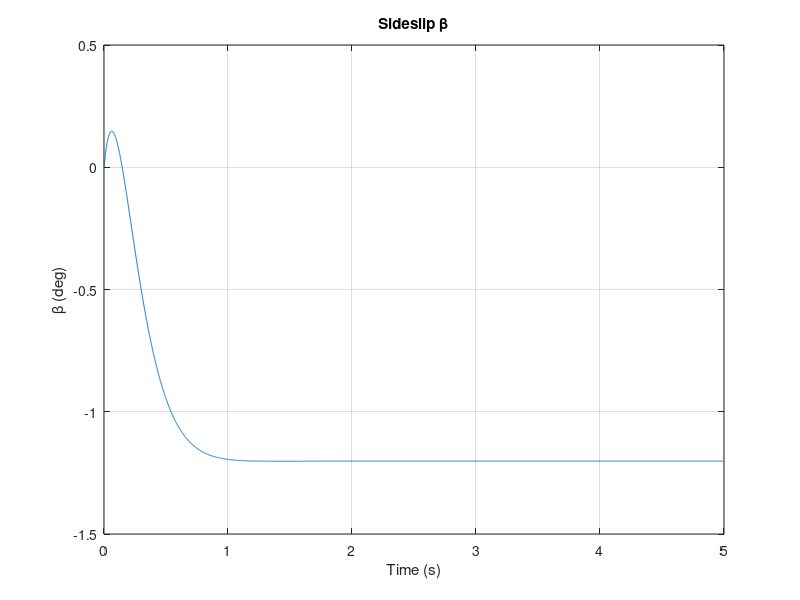
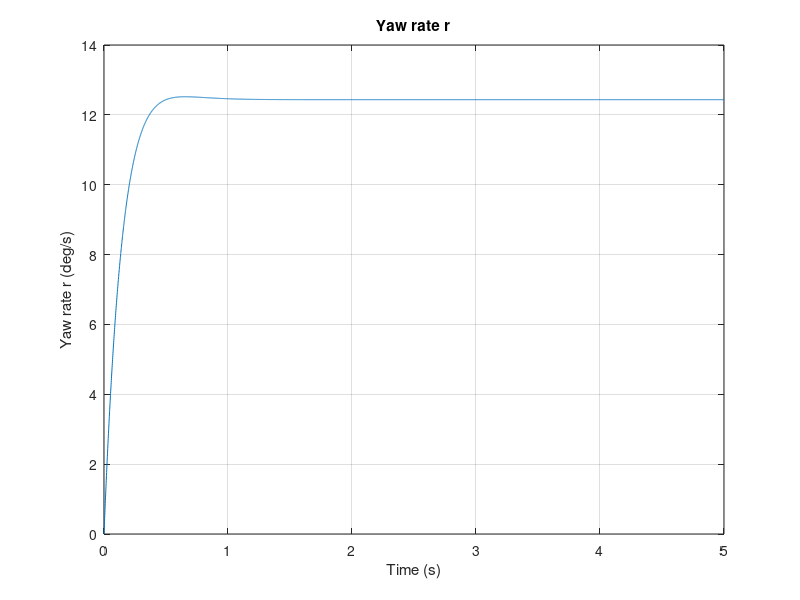
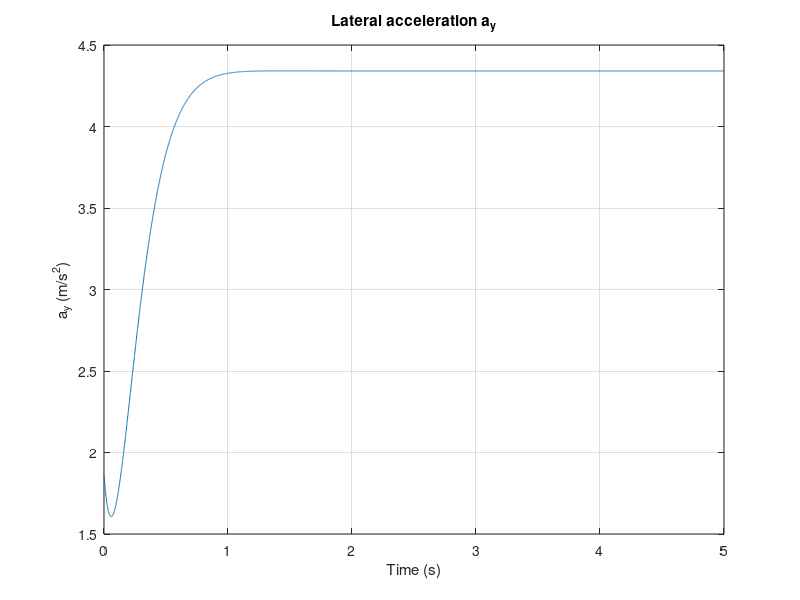

Source code (MATLAB) for these figures, in order:
%% Bicycle model (linear) - states: x = [beta; r], input: delta
clear; clc;

% ---------- Parameters (EDIT THESE) ----------
m  = 1500;      % kg
Iz = 2500;      % kg*m^2
a  = 1.4;       % m
b  = 1.4;       % m
Cf = 80000;     % N/rad  (front axle cornering stiffness)
Cr = 90000;     % N/rad  (rear axle cornering stiffness)
Ux = 20;        % m/s    (constant speed)

Fy_f_max = 6620;   % N  (front axle max lateral force)
Fy_r_max = 6620;   % N  (rear axle max lateral force)
                    % We add these two forces for nonlinear models, used for
                    % real tires saturation
                            
                           % These are made for ESC when tires saturate
L = a + b;                 % wheelbase
Kr = 2500;                 % N*m per (rad/s)  (start)
Kbeta = 6000;                 % start at 0, add later if needed
Mz_max = 3000;             % N*m
beta_th = 5*pi/180;        % rad
er_th   = 10*pi/180;       % rad/s
ay_max = 0.9*9.81;          % m/s^2
r_fric  = ay_max/Ux;         % rad/s
tau = 0.10;                 % seconds (safe, adds damping)


track = 1.6;                % track width, m
Fbrk_max = 9000;            % max brake force per wheel, N

lambda_off = 0.05;              % 1/s
lambda_on = 0.2;               % 1/s
tau_ay = 0.02;              % seconds


% ---------- State-space matrices ----------
A = [ -(Cf+Cr)/(m*Ux),     (-a*Cf + b*Cr)/(m*Ux^2) - 1;
      (-a*Cf + b*Cr)/Iz,  -(a^2*Cf + b^2*Cr)/(Iz*Ux) ];

B = [ Cf/(m*Ux);
      a*Cf/Iz ];

% Outputs: y = [beta; r]
C = eye(2);
D = [0; 0];

sys = ss(A,B,C,D);

%% Steering input: step steer
t = 0:0.001:5;                  % 5 seconds
delta = deg2rad(2) * ones(size(t));  % 2 deg step

[y,t,x] = lsim(sys, delta, t);   % y(:,1)=beta, y(:,2)=r

beta = y(:,1);
r    = y(:,2);

% Compute beta_dot from state equation: xdot = A*x + B*delta
xdot = (A*x.' + B*delta).';      % (transpose trick for sizes)
beta_dot = xdot(:,1);

% Lateral acceleration: ay = Ux*(beta_dot + r)
ay = Ux*(beta_dot + r);

%% Plots
figure; plot(t, rad2deg(beta)); grid on;
xlabel('Time (s)'); ylabel('\beta (deg)'); title('Sideslip \beta');

figure; plot(t, rad2deg(r)); grid on;
xlabel('Time (s)'); ylabel('Yaw rate r (deg/s)'); title('Yaw rate r');

figure; plot(t, ay); grid on;
xlabel('Time (s)'); ylabel('a_y (m/s^2)'); title('Lateral acceleration a_y');